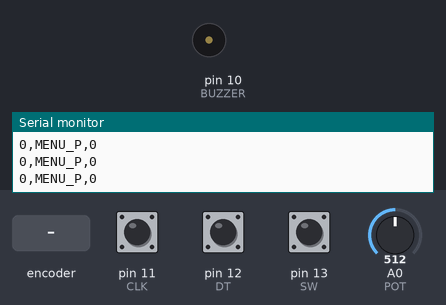
The sketch below on a simulated Arduino Uno, built with avr-gcc and run on an emulated ATmega328P. Parts: buzzer (waves = sounding), the last lines printed to the serial monitor. The test bench sets the inputs (shaded band); at power-on: pin 13 (SW) HIGH, pin 11 (CLK) HIGH, pin 12 (DT) HIGH, A0 (POT) = 512.

Above: at 1.2 s.
1.3 s: pin 13 (SW) pulled LOW for 0.15 s
3.5 s: pin 13 (SW) pulled LOW for 1 s
At 5.9 s:
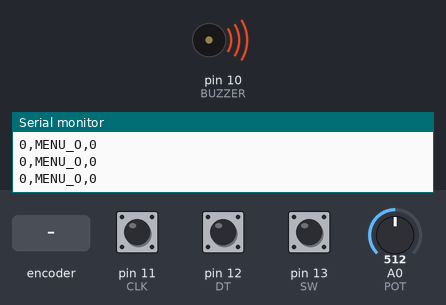
6.2 s: pin 13 (SW) pulled LOW for 3.2 s
At 10.3 s:
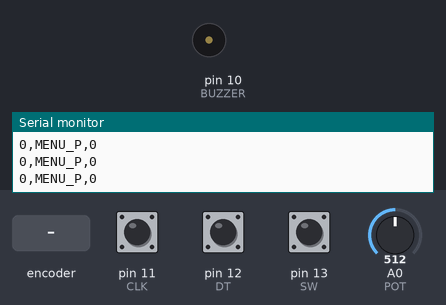
11.1 s: rotary encoder on pin 11 (CLK) / pin 12 (DT) turned 1 step (first pin leading)
Timing chart, 0 to 13.8 s (numbered marks = the images above; inputs shaded):
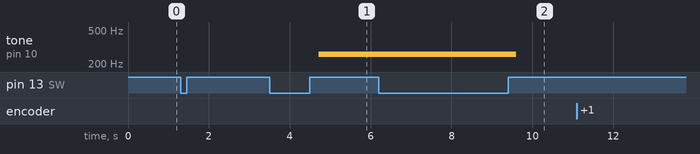

The sketch:

modulo_educacional_arduino.ino
```cpp
// definição das potas
#define SW 13
#define DT 12
#define CLK 11
#define BUZZER 10
#define POT A0
#define MICAN A5

// Estados: 0=Menu Principal, 1=Menu de Escolha de Ondas, 2=Exp1, 3=Exp2
enum Estado { MENU_PRINCIPAL, MENU_ONDAS, EXP1, EXP2 };
Estado estadoAtual = MENU_PRINCIPAL;

// variáveis gerais
int opcaoMenuPrin = 0;
int opcaoOnda = 0;
int ultimoEstadoCLK;
bool ultimoEstadoSW = HIGH;
unsigned long tempoBotao = 0;
float anguloOnda = 0;
unsigned long ultimoEnvio = 0;

//Definição de saídas, entradas e serial
void setup() {
  Serial.begin(115200);
  pinMode(SW, INPUT_PULLUP);
  pinMode(CLK, INPUT_PULLUP);
  pinMode(DT, INPUT_PULLUP);
  pinMode(BUZZER, OUTPUT);
  ultimoEstadoCLK = digitalRead(CLK);
}


//Loop baseado em funções e estados
void loop() {
  giroCLK();
  botaoSW();

  if (estadoAtual == MENU_PRINCIPAL) {
    noTone(BUZZER);
    Serial.println("0,MENU_P," + String(opcaoMenuPrin));
    delay(50);
  }
  else if (estadoAtual == MENU_ONDAS) {
    noTone(BUZZER);
    Serial.println("0,MENU_O," + String(opcaoOnda));
    delay(50);
  }
  else if (estadoAtual == EXP1) {
    executarExp1();
  }
  else if (estadoAtual == EXP2) {
    executarExp2();
  }
}

// clique curto do botão do encoder para confirmar a seleção e clique longo para voltar ao menu principal
void botaoSW() {
  bool leituraSW = digitalRead(SW);
  if (leituraSW == LOW && ultimoEstadoSW == HIGH) tempoBotao = millis();

  if (leituraSW == HIGH && ultimoEstadoSW == LOW) {
    unsigned long duracao = millis() - tempoBotao;

    if (duracao > 1500) {
      estadoAtual = MENU_PRINCIPAL; // Clique longo volta pro início
    } else {
      if (estadoAtual == MENU_PRINCIPAL) {
        estadoAtual = (opcaoMenuPrin == 0) ? MENU_ONDAS : EXP2;
      }
      else if (estadoAtual == MENU_ONDAS) {
        estadoAtual = EXP1;
      }
    }
    delay(200);
  }
  ultimoEstadoSW = leituraSW;
}


// Giro do encoder para alternar entre as opções do menu
// OBS: corrigir, pois em alguns momente inverte o sentido horário e anti-horário
void giroCLK() {
  int estadoCLK = digitalRead(CLK);

  if (estadoCLK != ultimoEstadoCLK) {

    // Se DT for diferente de CLK = sentido horário
    if (digitalRead(DT) == estadoCLK) {
      if (estadoAtual == MENU_PRINCIPAL)
        opcaoMenuPrin = (opcaoMenuPrin + 1) % 2;
      else if (estadoAtual == MENU_ONDAS)
        opcaoOnda = (opcaoOnda + 1) % 3;
    }
    // Sentido anti-horário
    else {
      if (estadoAtual == MENU_PRINCIPAL)
        opcaoMenuPrin = (opcaoMenuPrin - 1 + 2) % 2;
      else if (estadoAtual == MENU_ONDAS)
        opcaoOnda = (opcaoOnda - 1 + 3) % 3;
    }
  }

  ultimoEstadoCLK = estadoCLK;
}

// Experimento de geração de ondas a partir do potenciômetro
void executarExp1() {
  int freq = map(analogRead(POT), 0, 1023, 20, 500);
  tone(BUZZER, freq);
  if (millis() - ultimoEnvio >= 15) {
    ultimoEnvio = millis();
    float incremento = (2.0 * PI * freq) / 10000.0; //Atualiza fase da onda
    anguloOnda += incremento;
    if (anguloOnda >= TWO_PI) anguloOnda -= TWO_PI;

    //Cálculos para formação das ondas
    int v; String n;
    if (opcaoOnda == 0) { v = (sin(anguloOnda) >= 0) ? 230 : 25; n="QUADRADA"; }
    else if (opcaoOnda == 1) { v = (anguloOnda < PI) ? map(anguloOnda*1000, 0, 3141, 25, 230) : map(anguloOnda*1000, 3141, 6283, 230, 25); n="TRIANGULAR"; }
    else { v = (sin(anguloOnda) * 100) + 127; n="SENOIDAL"; }

  }
}

void executarExp2() {
  int freq = map(analogRead(POT), 0, 1023, 20, 800);
  tone(BUZZER, freq);

  float incremento = (2.0 * PI * freq) / 10000.0;
  anguloOnda += incremento;
  if (anguloOnda >= TWO_PI) anguloOnda -= TWO_PI;

  // Onda senoidal teórica (buzzer)
  int vTeorico = (sin(anguloOnda) * 100) + 127;

  // Captação da amplitude  do microfone
  unsigned int maxSample = 0;
  unsigned int minSample = 1024;
  unsigned long startMillis = millis();

  while (millis() - startMillis < 2) {
    unsigned int sample = analogRead(MICAN);
    if (sample > maxSample) maxSample = sample;
    if (sample < minSample) minSample = sample;
  }

  int amplitudeReal = maxSample - minSample;

}
```

Measured:
- after the input at 3.5 s, tone on pin 10 (BUZZER): silent → 260 Hz after 1.2 s
- after the input at 6.2 s, tone on pin 10 (BUZZER): 260 Hz → silent after 3.4 s
